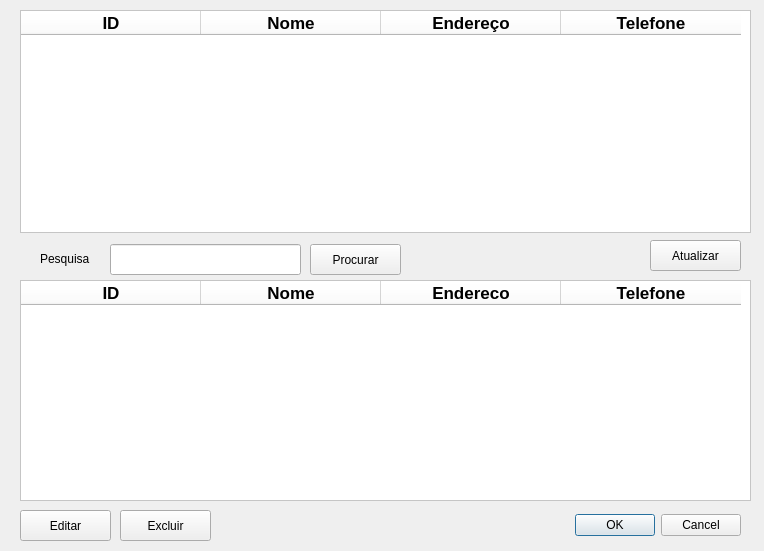
<?xml version="1.0" encoding="UTF-8"?>
<ui version="4.0">
 <class>Dialog</class>
 <widget class="QDialog" name="Dialog">
  <property name="geometry">
   <rect>
    <x>0</x>
    <y>0</y>
    <width>764</width>
    <height>551</height>
   </rect>
  </property>
  <property name="maximumSize">
   <size>
    <width>848</width>
    <height>553</height>
   </size>
  </property>
  <property name="windowTitle">
   <string>Dialog</string>
  </property>
  <widget class="QDialogButtonBox" name="buttonBox">
   <property name="geometry">
    <rect>
     <x>570</x>
     <y>510</y>
     <width>171</width>
     <height>31</height>
    </rect>
   </property>
   <property name="orientation">
    <enum>Qt::Horizontal</enum>
   </property>
   <property name="standardButtons">
    <set>QDialogButtonBox::Cancel|QDialogButtonBox::Ok</set>
   </property>
  </widget>
  <widget class="QTableWidget" name="tableWidget_2">
   <property name="geometry">
    <rect>
     <x>20</x>
     <y>280</y>
     <width>731</width>
     <height>221</height>
    </rect>
   </property>
   <property name="font">
    <font>
     <pointsize>13</pointsize>
     <weight>75</weight>
     <bold>true</bold>
     <kerning>true</kerning>
    </font>
   </property>
   <property name="styleSheet">
    <string notr="true">background-color: rgb(255, 255, 255);</string>
   </property>
   <attribute name="horizontalHeaderDefaultSectionSize">
    <number>180</number>
   </attribute>
   <column>
    <property name="text">
     <string>ID</string>
    </property>
   </column>
   <column>
    <property name="text">
     <string>Nome</string>
    </property>
   </column>
   <column>
    <property name="text">
     <string>Endereco</string>
    </property>
   </column>
   <column>
    <property name="text">
     <string>Telefone</string>
    </property>
   </column>
  </widget>
  <widget class="QLineEdit" name="linePesquisa">
   <property name="geometry">
    <rect>
     <x>110</x>
     <y>244</y>
     <width>191</width>
     <height>31</height>
    </rect>
   </property>
  </widget>
  <widget class="QTableWidget" name="tableWidget">
   <property name="geometry">
    <rect>
     <x>20</x>
     <y>10</y>
     <width>731</width>
     <height>223</height>
    </rect>
   </property>
   <property name="font">
    <font>
     <pointsize>13</pointsize>
     <weight>75</weight>
     <bold>true</bold>
     <kerning>true</kerning>
    </font>
   </property>
   <property name="styleSheet">
    <string notr="true">background-color: rgb(255, 255, 255);</string>
   </property>
   <attribute name="horizontalHeaderDefaultSectionSize">
    <number>180</number>
   </attribute>
   <column>
    <property name="text">
     <string>ID</string>
    </property>
   </column>
   <column>
    <property name="text">
     <string>Nome</string>
    </property>
   </column>
   <column>
    <property name="text">
     <string>Endereço</string>
    </property>
   </column>
   <column>
    <property name="text">
     <string>Telefone</string>
    </property>
   </column>
  </widget>
  <widget class="QLabel" name="label">
   <property name="geometry">
    <rect>
     <x>40</x>
     <y>250</y>
     <width>67</width>
     <height>17</height>
    </rect>
   </property>
   <property name="text">
    <string>Pesquisa</string>
   </property>
  </widget>
  <widget class="QPushButton" name="btnProcurar">
   <property name="geometry">
    <rect>
     <x>310</x>
     <y>244</y>
     <width>91</width>
     <height>31</height>
    </rect>
   </property>
   <property name="text">
    <string>Procurar</string>
   </property>
  </widget>
  <widget class="QPushButton" name="btnEditar">
   <property name="geometry">
    <rect>
     <x>20</x>
     <y>510</y>
     <width>91</width>
     <height>31</height>
    </rect>
   </property>
   <property name="text">
    <string>Editar</string>
   </property>
  </widget>
  <widget class="QPushButton" name="btnExcluir">
   <property name="geometry">
    <rect>
     <x>120</x>
     <y>510</y>
     <width>91</width>
     <height>31</height>
    </rect>
   </property>
   <property name="text">
    <string>Excluir</string>
   </property>
  </widget>
  <widget class="QPushButton" name="btnAtualizar">
   <property name="geometry">
    <rect>
     <x>650</x>
     <y>240</y>
     <width>91</width>
     <height>31</height>
    </rect>
   </property>
   <property name="text">
    <string>Atualizar</string>
   </property>
  </widget>
 </widget>
 <resources/>
 <connections>
  <connection>
   <sender>buttonBox</sender>
   <signal>accepted()</signal>
   <receiver>Dialog</receiver>
   <slot>accept()</slot>
   <hints>
    <hint type="sourcelabel">
     <x>248</x>
     <y>254</y>
    </hint>
    <hint type="destinationlabel">
     <x>157</x>
     <y>274</y>
    </hint>
   </hints>
  </connection>
  <connection>
   <sender>buttonBox</sender>
   <signal>rejected()</signal>
   <receiver>Dialog</receiver>
   <slot>reject()</slot>
   <hints>
    <hint type="sourcelabel">
     <x>316</x>
     <y>260</y>
    </hint>
    <hint type="destinationlabel">
     <x>286</x>
     <y>274</y>
    </hint>
   </hints>
  </connection>
 </connections>
</ui>
